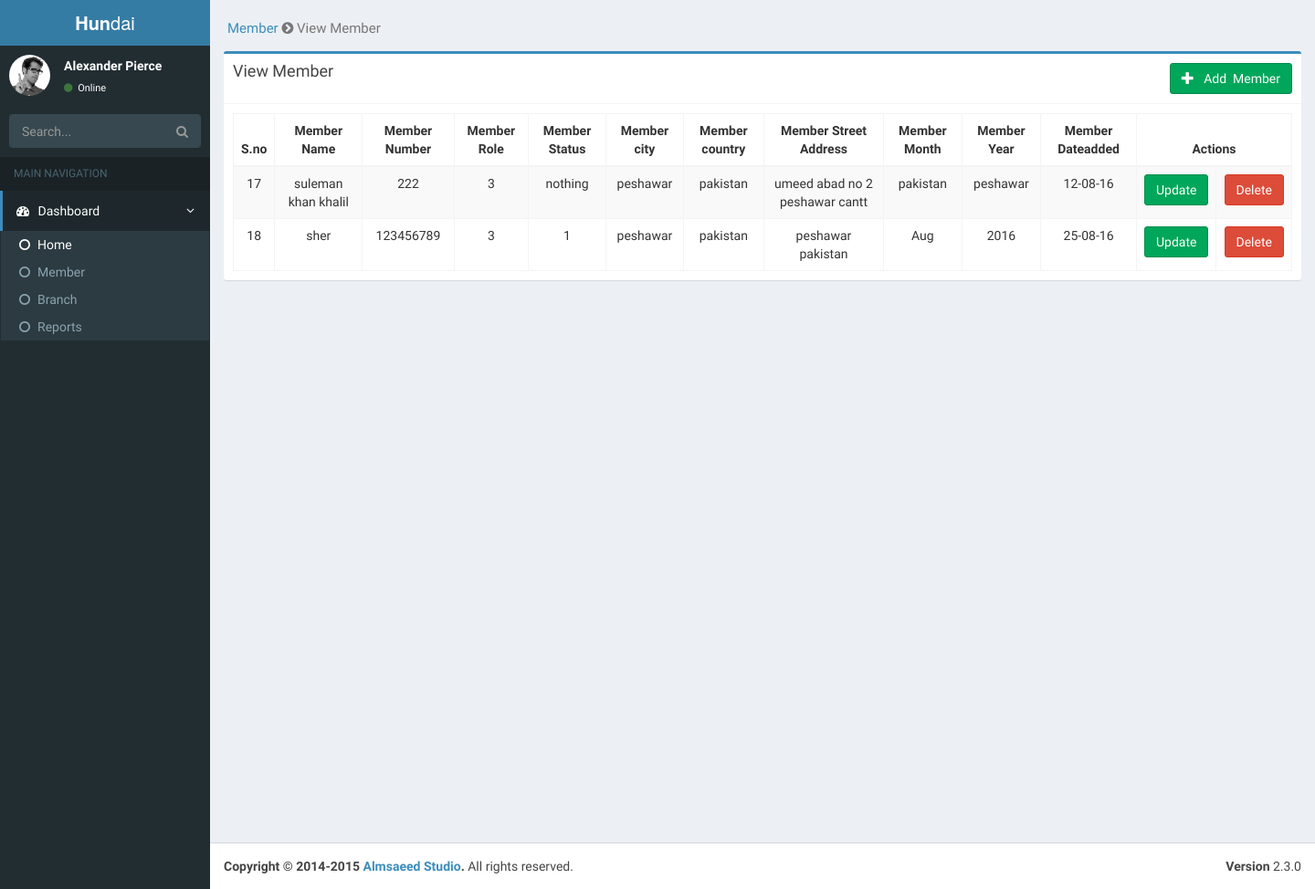
/index.php/member/memberview, run on an earlier commit of the app's database.
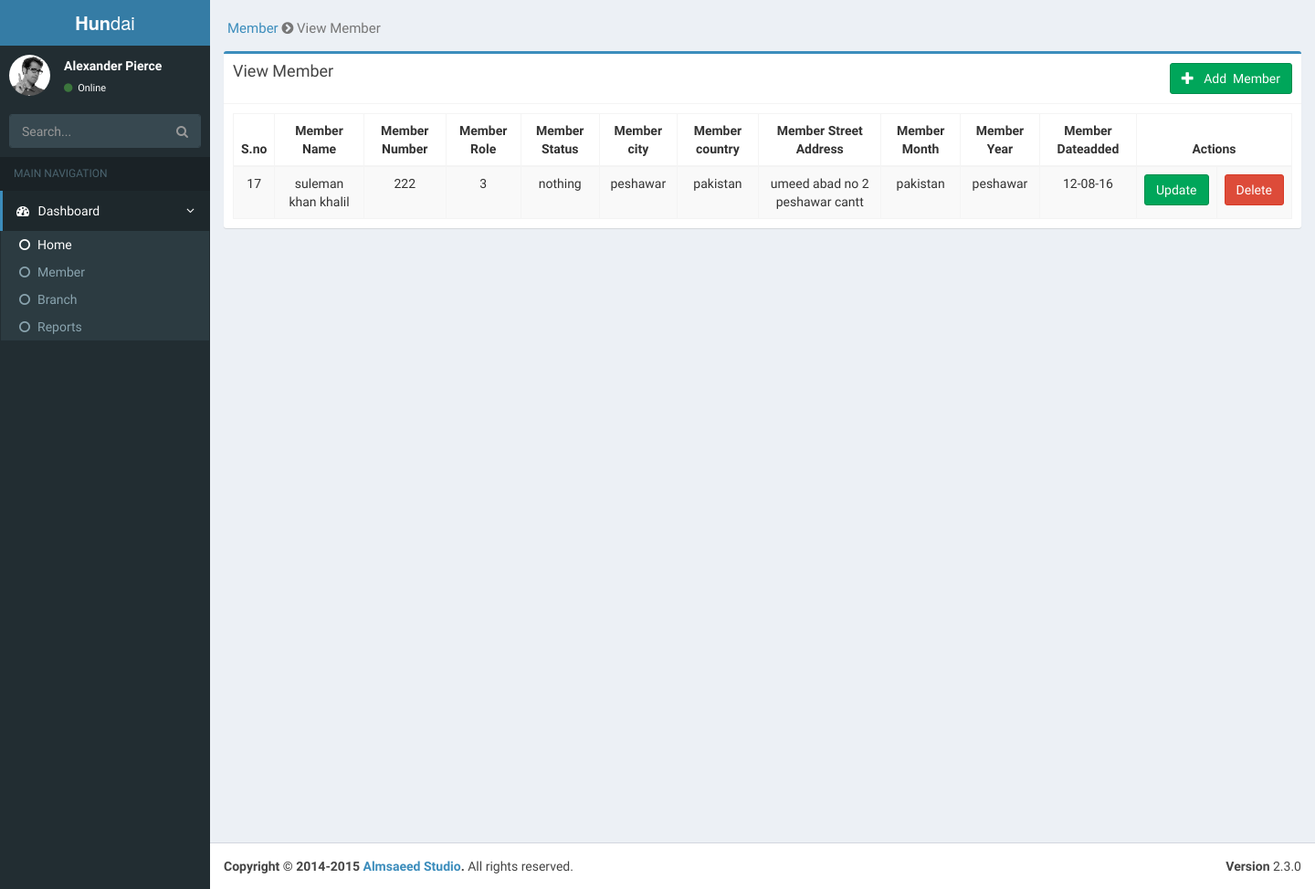
And on a later commit of the database.
### tables this page shows
CREATE TABLE `member` (
  `m_id` int(11) NOT NULL,
  `b_id` int(11) NOT NULL,
  `user_name` varchar(50) NOT NULL,
  `m_name` varchar(50) NOT NULL,
  `m_number` varchar(50) NOT NULL,
  `m_role` varchar(50) NOT NULL,
  `m_status` varchar(50) NOT NULL,
  `m_city` varchar(50) NOT NULL,
  `m_country` varchar(50) NOT NULL,
  `m_streetaddress` varchar(50) NOT NULL,
  `m_month` varchar(50) NOT NULL,
  `m_year` varchar(50) NOT NULL,
  `date_added` varchar(50) NOT NULL,
  `date_updated` varchar(50) NOT NULL
);

### application/controllers/member.php (called while the page is built, shortened)
<?php
class Member extends CI_Controller {
	public function memberview(){
		$data['result'] = $this->member_m->memberview();
		$this->load->view('include/header');
		$this->load->view('include/sidebar');
		$this->load->view('member/memberview',$data);
		$this->load->view('include/footer');
	}
}

### index.php (called while the page is built, shortened)
<?php
require_once BASEPATH.'core/CodeIgniter.php';

### application/models/member_m.php (called while the page is built, shortened)
<?php
class Member_m extends CI_Model{
	public function memberview(){
		$this->db->select('*');
		$this->db->from('member');
		$query = $this->db->get();
		$result = $query->result();
		return $result;
	}
}

### application/views/member/memberview.php (the view, shortened to what this page needs)
<div class="content-wrapper">
    <section class="content-header">
        <h1>
            <small><a href="<?= site_url()?>member/">Member</a>
                <i class="fa fa-chevron-circle-right" aria-hidden="true"></i>
                View Member
            </small>
        </h1>
    </section>
    <section class="content">
        <div class="row">
            <div class="col-md-12">
                <div class="box box-primary">
                    <div class="box-header with-border">
                        <h3 class="box-title">View Member</h3>
                        <a href="<?= site_url() ?>member/memberadd" type="button"
                           class="btn btn-success pull-right"><i class="glyphicon glyphicon-plus"></i>&nbsp;&nbsp;&nbsp;Add&nbsp;&nbsp;Member</a>
                    </div>
                    <div class="box-body">
                        <table id="example1" class="table table-bordered table-striped">
                            <thead>
                            <tr>
                                <th>S.no</th>
                                <th>Member Name</th>
                                <th>Member Number</th>
                                <th>Member Role</th>
                                <th>Member Status</th>
                                <th>Member city</th>
                                <th>Member country</th>
                                <th>Member Street Address</th>
                                <th>Member Month</th>
                                <th>Member Year</th>
                                <th>Member Dateadded</th>
                            <th class="text-center" colspan="2">Actions</th>
                            </tr>
                            </thead>
                            <tbody>
							<?php foreach($result as $row) { ?>
                                <tr>
								<td><?=$row->m_id;?></td>
								<td><?=$row->m_name;?></td>
								<td><?=$row->m_number?></td>
								<td><?=$row->m_role?></td>
								<td><?=$row->m_status?></td>
								<td><?=$row->m_city?></td>
								<td><?=$row->m_country?></td>
								<td><?=$row->m_streetaddress?></td>
								<td><?=$row->m_month?></td>
								<td><?=$row->m_year;?></td>
								<td><?=$row->date_added;?></td>
								<td><a href="<?=site_url()?>member/memberupdate/<?=$row->m_id;?>" class="btn btn-success">Update</a>
                                </td>
                                <td>
								<a href="<?=site_url()?>member/deletemember/<?=$row->m_id;?>" class="btn btn-danger">Delete</a>
								</td>
                                </tr>
							<?php } ?>
                             </tbody>
                        </table>
                    </div>
                </div>
            </div>
        </div>
    </section>
</div>

### application/views/include/header.php (shortened to what this page needs)
<!DOCTYPE html>
<html>
  <head>
    <link rel="stylesheet" href="<?=site_url()?>/public/bootstrap/css/bootstrap.min.css">
    <link rel="stylesheet" href="https://maxcdn.bootstrapcdn.com/font-awesome/4.4.0/css/font-awesome.min.css">
    <link rel="stylesheet" href="https://code.ionicframework.com/ionicons/2.0.1/css/ionicons.min.css">
    <link rel="stylesheet" href="<?=site_url()?>/public/dist/css/AdminLTE.min.css">
    <link rel="stylesheet" href="<?=site_url()?>/public/dist/css/skins/_all-skins.min.css">
    <link rel="stylesheet" href="<?=site_url()?>/public/plugins/iCheck/flat/blue.css">
    <link rel="stylesheet" href="<?=site_url()?>/public/plugins/morris/morris.css">
    <link rel="stylesheet" href="<?=site_url()?>/public/plugins/jvectormap/jquery-jvectormap-1.2.2.css">
    <link rel="stylesheet" href="<?=site_url()?>/public/plugins/datepicker/datepicker3.css">
    <link rel="stylesheet" href="<?=site_url()?>/public/plugins/daterangepicker/daterangepicker-bs3.css">
    <link rel="stylesheet" href="<?=site_url()?>/public/plugins/bootstrap-wysihtml5/bootstrap3-wysihtml5.min.css">
  </head>
  <body class="hold-transition skin-blue sidebar-mini">
    <div class="wrapper">
      <header class="main-header">
        <a href="index2.html" class="logo">
          <span class="logo-lg"><b>Hun</b>dai</span>
        </a>
      </header>

### application/views/include/sidebar.php
<aside class="main-sidebar">
  <section class="sidebar">
    <div class="user-panel">
      <div class="pull-left image">
        <img src="<?=site_url()?>/public/dist/img/user2-160x160.jpg" class="img-circle" alt="User Image">
      </div>
      <div class="pull-left info">
        <p>Alexander Pierce</p>
        <a href="#"><i class="fa fa-circle text-success"></i> Online</a>
      </div>
    </div>
    <form action="#" method="get" class="sidebar-form">
      <div class="input-group">
        <input type="text" name="q" class="form-control" placeholder="Search...">
        <span class="input-group-btn">
          <button type="submit" name="search" id="search-btn" class="btn btn-flat"><i class="fa fa-search"></i></button>
        </span>
      </div>
    </form>
    <ul class="sidebar-menu">
      <li class="header">MAIN NAVIGATION</li>
      <li class="active treeview">
        <a href="#">
          <i class="fa fa-dashboard"></i> <span>Dashboard</span> <i class="fa fa-angle-left pull-right"></i>
        </a>
        <ul class="treeview-menu">
          <li class="active"><a href="<?=site_url()?>home/home_view"><i class="fa fa-circle-o"></i>Home</a></li>
          <li class=""><a href="<?=site_url()?>member/"><i class="fa fa-circle-o"></i>Member</a></li>
          <li><a href="<?=site_url()?>branch/"><i class="fa fa-circle-o"></i>Branch</a></li>
          <li><a href="<?=site_url()?>reports/reports_home/"><i class="fa fa-circle-o"></i>Reports</a></li>
        </ul>
      </li>
    </ul>
  </section>
</aside>

### application/views/include/footer.php (shortened to what this page needs)
 <footer class="main-footer">
        <div class="pull-right hidden-xs">
          <b>Version</b> 2.3.0
        </div>
        <strong>Copyright &copy; 2014-2015 <a href="http://almsaeedstudio.com">Almsaeed Studio</a>.</strong> All rights reserved.
      </footer>
    </div>
  </body>
</html>

### application/views/member/memberview.php (style rules this page uses)
td, th { text-align: center; }

What changed in the data, as far as the page shows it:
removed member: m_id "18", m_name "sher", m_number "123456789", m_role "3", m_status "1", m_city "peshawar", m_country "pakistan", m_streetaddress "peshawar pakistan", m_month "Aug", m_year "2016", date_added "25-08-16"
